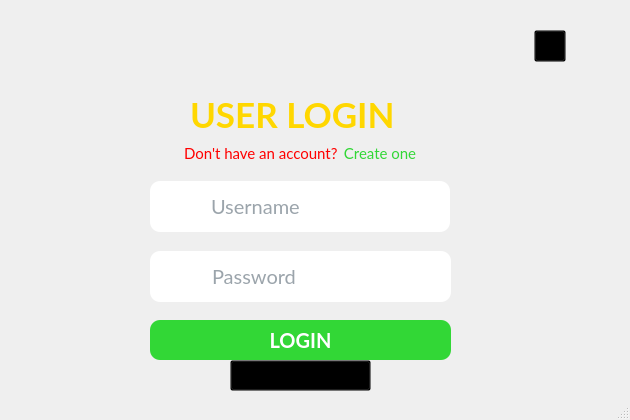
<?xml version="1.0" encoding="UTF-8"?>
<ui version="4.0">
 <class>mainwindow</class>
 <widget class="QMainWindow" name="mainwindow">
  <property name="geometry">
   <rect>
    <x>0</x>
    <y>0</y>
    <width>630</width>
    <height>420</height>
   </rect>
  </property>
  <property name="windowTitle">
   <string>mainwindow</string>
  </property>
  <widget class="QWidget" name="centralwidget">
   <widget class="QPushButton" name="forgot_password">
    <property name="geometry">
     <rect>
      <x>230</x>
      <y>360</y>
      <width>141</width>
      <height>31</height>
     </rect>
    </property>
    <property name="font">
     <font>
      <family>Lato</family>
      <pointsize>-1</pointsize>
     </font>
    </property>
    <property name="cursor">
     <cursorShape>PointingHandCursor</cursorShape>
    </property>
    <property name="toolTip">
     <string>Click here to reset your password.</string>
    </property>
    <property name="styleSheet">
     <string notr="true">#forgot_password {
	font-size: 15px;
	background-color: transparent;
	color: black;
}

#forgot_password:hover {
	color: #FFF;
}</string>
    </property>
    <property name="text">
     <string>Forgot password?</string>
    </property>
   </widget>
   <widget class="QPushButton" name="help_button">
    <property name="geometry">
     <rect>
      <x>534</x>
      <y>30</y>
      <width>32</width>
      <height>32</height>
     </rect>
    </property>
    <property name="cursor">
     <cursorShape>PointingHandCursor</cursorShape>
    </property>
    <property name="toolTip">
     <string>Help</string>
    </property>
    <property name="styleSheet">
     <string notr="true">background: transparent;</string>
    </property>
    <property name="text">
     <string/>
    </property>
   </widget>
   <widget class="QGroupBox" name="passwordGroup">
    <property name="geometry">
     <rect>
      <x>150</x>
      <y>251</y>
      <width>301</width>
      <height>61</height>
     </rect>
    </property>
    <property name="styleSheet">
     <string notr="true">border: none;</string>
    </property>
    <property name="title">
     <string/>
    </property>
    <widget class="QLineEdit" name="loginPasswordInput">
     <property name="geometry">
      <rect>
       <x>50</x>
       <y>0</y>
       <width>251</width>
       <height>51</height>
      </rect>
     </property>
     <property name="font">
      <font>
       <family>Lato</family>
       <pointsize>-1</pointsize>
      </font>
     </property>
     <property name="toolTip">
      <string>Enter your valid password.</string>
     </property>
     <property name="styleSheet">
      <string notr="true">#loginPasswordInput {
	padding: 10px;
	border-top-right-radius: 10px;
	border-bottom-right-radius: 10px;
	font-size: 20px;
	color: #374957;
}

#loginPasswordInput:focus {
	background-color:#E3E8F0;
}</string>
     </property>
     <property name="echoMode">
      <enum>QLineEdit::Normal</enum>
     </property>
     <property name="placeholderText">
      <string>Password</string>
     </property>
    </widget>
    <widget class="QLabel" name="loginPasswordIcon">
     <property name="geometry">
      <rect>
       <x>0</x>
       <y>0</y>
       <width>51</width>
       <height>51</height>
      </rect>
     </property>
     <property name="styleSheet">
      <string notr="true">background-color: white;
border-top-left-radius: 10px;
border-bottom-left-radius: 10px;
font-size: 20px;
qproperty-alignment: AlignCenter;</string>
     </property>
     <property name="text">
      <string/>
     </property>
     <property name="buddy">
      <cstring>loginPasswordInput</cstring>
     </property>
    </widget>
   </widget>
   <widget class="QGroupBox" name="usernameGroup">
    <property name="geometry">
     <rect>
      <x>150</x>
      <y>181</y>
      <width>301</width>
      <height>51</height>
     </rect>
    </property>
    <property name="styleSheet">
     <string notr="true">border: none;</string>
    </property>
    <property name="title">
     <string/>
    </property>
    <widget class="QLabel" name="loginUsernameIcon">
     <property name="geometry">
      <rect>
       <x>0</x>
       <y>0</y>
       <width>51</width>
       <height>51</height>
      </rect>
     </property>
     <property name="styleSheet">
      <string notr="true">background-color: white;
border-top-left-radius: 10px;
border-bottom-left-radius: 10px;
font-size: 20px;
qproperty-alignment: AlignCenter;</string>
     </property>
     <property name="text">
      <string/>
     </property>
     <property name="buddy">
      <cstring>loginUsernameInput</cstring>
     </property>
    </widget>
    <widget class="QLineEdit" name="loginUsernameInput">
     <property name="geometry">
      <rect>
       <x>49</x>
       <y>0</y>
       <width>251</width>
       <height>51</height>
      </rect>
     </property>
     <property name="font">
      <font>
       <family>Lato</family>
       <pointsize>-1</pointsize>
      </font>
     </property>
     <property name="toolTip">
      <string>Enter your valid username.</string>
     </property>
     <property name="styleSheet">
      <string notr="true">#loginUsernameInput {
	padding: 10px;
	background-color: #fff;
	border-top-right-radius: 10px;
	border-bottom-right-radius: 10px;
	font-size: 20px;
	color: #374957;
}

#loginUsernameInput:focus {
	background-color: #E3E8F0;
}</string>
     </property>
     <property name="placeholderText">
      <string>Username</string>
     </property>
    </widget>
   </widget>
   <widget class="QLabel" name="loginHeader">
    <property name="geometry">
     <rect>
      <x>190</x>
      <y>93</y>
      <width>221</width>
      <height>42</height>
     </rect>
    </property>
    <property name="font">
     <font>
      <family>Lato</family>
      <pointsize>-1</pointsize>
      <bold>true</bold>
     </font>
    </property>
    <property name="styleSheet">
     <string notr="true">color: gold;
font-size: 35px;</string>
    </property>
    <property name="text">
     <string>USER LOGIN</string>
    </property>
   </widget>
   <widget class="QPushButton" name="loginButton">
    <property name="geometry">
     <rect>
      <x>150</x>
      <y>320</y>
      <width>301</width>
      <height>40</height>
     </rect>
    </property>
    <property name="font">
     <font>
      <family>Lato</family>
      <pointsize>-1</pointsize>
      <bold>true</bold>
     </font>
    </property>
    <property name="cursor">
     <cursorShape>PointingHandCursor</cursorShape>
    </property>
    <property name="toolTip">
     <string>Click here to login.</string>
    </property>
    <property name="styleSheet">
     <string notr="true">#loginButton {
	background-color: #32D736;
	border-radius: 10px;
	color: #fff;
	font-size: 20px;
	padding: 8px;
}

#loginButton:hover {
	background-color: #34E038;
}


</string>
    </property>
    <property name="text">
     <string>LOGIN</string>
    </property>
    <property name="shortcut">
     <string>Return</string>
    </property>
   </widget>
   <widget class="QGroupBox" name="noAccountGroup">
    <property name="geometry">
     <rect>
      <x>180</x>
      <y>138</y>
      <width>241</width>
      <height>30</height>
     </rect>
    </property>
    <property name="styleSheet">
     <string notr="true">border: none;</string>
    </property>
    <property name="title">
     <string/>
    </property>
    <widget class="QPushButton" name="createAccount">
     <property name="geometry">
      <rect>
       <x>160</x>
       <y>0</y>
       <width>80</width>
       <height>31</height>
      </rect>
     </property>
     <property name="font">
      <font>
       <family>Lato</family>
       <pointsize>-1</pointsize>
      </font>
     </property>
     <property name="cursor">
      <cursorShape>PointingHandCursor</cursorShape>
     </property>
     <property name="toolTip">
      <string>Click here to create a new account.</string>
     </property>
     <property name="styleSheet">
      <string notr="true">#createAccount {
	font-size: 15px;
	background-color: transparent;
	color: #32D736;
}

#createAccount:hover {
	color: #3EF642;
}</string>
     </property>
     <property name="text">
      <string>Create one</string>
     </property>
    </widget>
    <widget class="QLabel" name="noAccountMessage">
     <property name="geometry">
      <rect>
       <x>4</x>
       <y>0</y>
       <width>161</width>
       <height>31</height>
      </rect>
     </property>
     <property name="font">
      <font>
       <family>Lato</family>
       <pointsize>-1</pointsize>
      </font>
     </property>
     <property name="styleSheet">
      <string notr="true">font-size: 15px;
background-color: transparent;
color: red;</string>
     </property>
     <property name="text">
      <string>Don't have an account?</string>
     </property>
     <property name="buddy">
      <cstring>createAccount</cstring>
     </property>
    </widget>
   </widget>
   <widget class="QLabel" name="icon">
    <property name="geometry">
     <rect>
      <x>530</x>
      <y>3</y>
      <width>81</width>
      <height>91</height>
     </rect>
    </property>
    <property name="text">
     <string/>
    </property>
   </widget>
   <widget class="QLabel" name="KULOGO">
    <property name="geometry">
     <rect>
      <x>440</x>
      <y>3</y>
      <width>81</width>
      <height>91</height>
     </rect>
    </property>
    <property name="text">
     <string/>
    </property>
   </widget>
   <zorder>forgot_password</zorder>
   <zorder>help_button</zorder>
   <zorder>passwordGroup</zorder>
   <zorder>usernameGroup</zorder>
   <zorder>loginButton</zorder>
   <zorder>noAccountGroup</zorder>
   <zorder>loginHeader</zorder>
   <zorder>icon</zorder>
   <zorder>KULOGO</zorder>
  </widget>
  <widget class="QMenuBar" name="menubar">
   <property name="geometry">
    <rect>
     <x>0</x>
     <y>0</y>
     <width>630</width>
     <height>22</height>
    </rect>
   </property>
  </widget>
  <widget class="QStatusBar" name="statusbar"/>
 </widget>
 <resources/>
 <connections/>
</ui>
